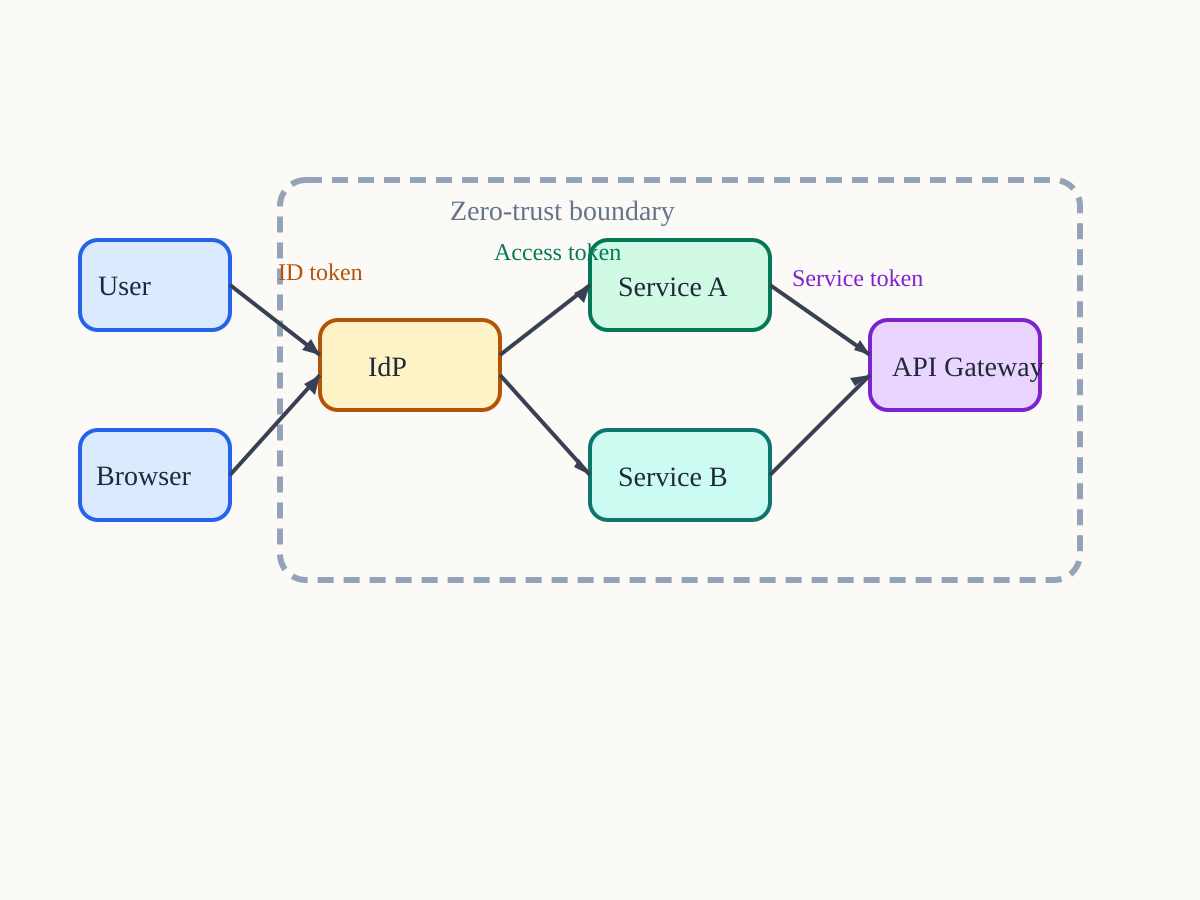

Source code (Python):
import sys
import matplotlib.pyplot as plt
import matplotlib.patches as patches

output_path = sys.argv[1]
fig, ax = plt.subplots(figsize=(12, 9), dpi=100)
ax.set_xlim(0, 1200)
ax.set_ylim(0, 900)
ax.set_aspect('equal')
ax.axis('off')
fig.patch.set_facecolor('#fbfaf6')
ax.set_facecolor('#fbfaf6')

def box(x, y, w, h, fc, ec, label):
    ax.add_patch(patches.FancyBboxPatch((x, y), w, h, boxstyle='round,pad=0.02,rounding_size=18', facecolor=fc, edgecolor=ec, linewidth=3))
    ax.text(x + w/2, y + h/2, label, ha='center', va='center', fontsize=20, color='#1f2937')

ax.add_patch(patches.FancyBboxPatch((280, 180), 800, 400, boxstyle='round,pad=0.02,rounding_size=26', facecolor='none', edgecolor='#94a3b8', linewidth=4, linestyle='--'))
box(80, 240, 150, 90, '#dbeafe', '#2563eb', 'User')
box(80, 430, 150, 90, '#dbeafe', '#2563eb', 'Browser')
box(320, 320, 180, 90, '#fef3c7', '#b45309', 'IdP')
box(590, 240, 180, 90, '#d1fae5', '#047857', 'Service A')
box(590, 430, 180, 90, '#ccfbf1', '#0f766e', 'Service B')
box(870, 320, 170, 90, '#e9d5ff', '#7e22ce', 'API Gateway')
ax.annotate('', xy=(320, 355), xytext=(230, 285), arrowprops=dict(arrowstyle='->', lw=2.5, color='#374151'))
ax.annotate('', xy=(320, 375), xytext=(230, 475), arrowprops=dict(arrowstyle='->', lw=2.5, color='#374151'))
ax.annotate('', xy=(590, 285), xytext=(500, 355), arrowprops=dict(arrowstyle='->', lw=2.5, color='#374151'))
ax.annotate('', xy=(590, 475), xytext=(500, 375), arrowprops=dict(arrowstyle='->', lw=2.5, color='#374151'))
ax.annotate('', xy=(870, 355), xytext=(770, 285), arrowprops=dict(arrowstyle='->', lw=2.5, color='#374151'))
ax.annotate('', xy=(870, 375), xytext=(770, 475), arrowprops=dict(arrowstyle='->', lw=2.5, color='#374151'))
ax.text(450, 220, 'Zero-trust boundary', fontsize=20, color='#64748b')
ax.text(278, 280, 'ID token', fontsize=16, color='#b45309')
ax.text(494, 260, 'Access token', fontsize=16, color='#047857')
ax.text(792, 286, 'Service token', fontsize=16, color='#7e22ce')

plt.tight_layout(pad=0)
fig.savefig(output_path, bbox_inches='tight', pad_inches=0.05)
